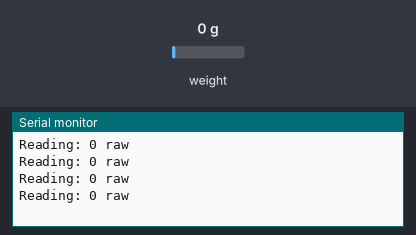
A sketch run on a simulated Arduino Uno, built with avr-gcc and run on an emulated ATmega328P. Shown: the last lines printed to the serial monitor. The test bench sets the inputs (shaded band); at power-on: weight on the scale 0 g.

Above: at 2.3 s.
2.4 s: weight on the scale set to 100 g
At 2.77 s:
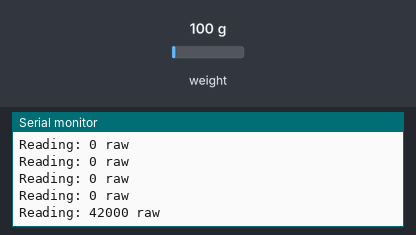
3.9 s: weight on the scale set to 1250 g
At 3.97 s:
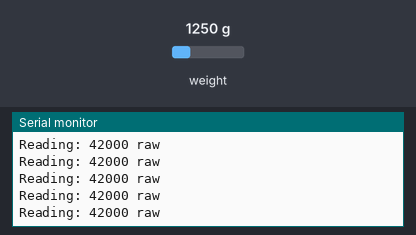
Timing chart, 0 to 6.9 s (numbered marks = the images above; inputs shaded):
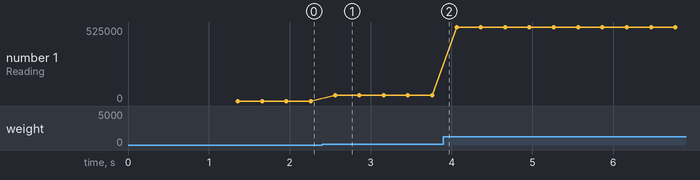

The sketch:

scale_reader.ino
```cpp
/*
 Setup your scale and start the sketch WITHOUT a weight on the scale
 Once readings are displayed place the weight on the scale
 Press +/- or a/z to adjust the calibration_factor until the output readings match the known weight
 Arduino pin 6 -> HX711 CLK
 Arduino pin 5 -> HX711 DOUT
 Arduino pin 5V -> HX711 VCC
 Arduino pin GND -> HX711 GND
*/

#include <HX711.h>

HX711 scale;
const int LOADCELL_DOUT_PIN = 5;
const int LOADCELL_SCK_PIN = 6;


float calibration_factor = -100; // this calibration factor is adjusted according to my load cell


void setup()
{
  Serial.begin(9600);
  Serial.println("GIX Techin512 HX711 calibration sketch");
  Serial.println("Remove all weight from scale");
  Serial.println("After readings begin, place known weight on scale");
  scale.begin(5,6);
  scale.set_scale();
  scale.tare();  //Reset the scale to 0

  long zero_factor = scale.read(); //Get a baseline reading
}

void loop()
{
  long reading;
  delay(200);
  Serial.print("Reading: ");
  reading = scale.read();
  Serial.print(reading);
  Serial.print(" raw");
  Serial.println();

}
```

Measured:
- after the input at 2.4 s, the serial monitor: prints a new line after 0.16 s (image 1)
- plotted number 1: 0 → 42000 after the input at 2.4 s, 42000 → 525000 after the input at 3.9 s
